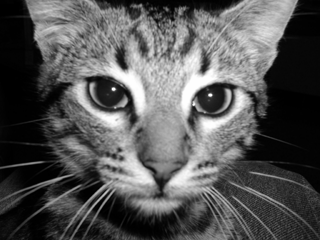
#> input picture TP1/chat.pgm, 320 x 240 px; its folder holds 2 pictures in this run
$ python tp1.py
#> lines starting #> are read from the running program, lines starting #| are printed output that depends on the picture
from math import floor
import matplotlib.pyplot as plt

import numpy as np
from numpy import array, int32


def read_pgm(path):
#> called with path = 'chat.pgm'
    with open(path, 'rb') as pgmf:
        im = plt.imread(pgmf)
#> im is the input picture: shape (240, 320); min 0, max 255, mean 85.4
    return im


# [54 lines left out: functions moyenneGris, ecartypeGris, pgmread, not called in this run]


def pgmwrite(img, filename, maxVal=255, magicNum='P2'):
    img = int32(img).tolist()
    f = open(filename + ".pgm", 'w')
    file = open(filename+".txt", "w+")
    content = str(img)
    file.write(content)
    file.close()
    width = 0
    height = 0
    for row in img:
        height = height + 1
        width = len(row)
    f.write(magicNum + '\n')
    f.write(str(width) + ' ' + str(height) + '\n')
    f.write(str(maxVal) + '\n')
    for i in range(height):
        count = 1
        for j in range(width):
            f.write(str(img[i][j]) + ' ')
            if count >= 17:
                # No line should contain gt 70 chars (17*4=68)
                # Max three chars for pixel plus one space
                count = 1
                f.write('\n')
            else:
                count = count + 1
        f.write('\n')
    f.close()


def histo(img):
    arr = np.zeros(256)
    for row in img:
        for num in row:
            arr[num] += 1
#> after the loop, arr = 256 values, max 3623 at index 1, min 7 at index 255, mean 300
    return arr


def cumule(img):
    arr = histo(img)

    arr_cumul = np.zeros(256)
    arr_cumul[0] = arr[0]
    for i in range(1, len(arr_cumul)):

        arr_cumul[i] = arr[i] + arr_cumul[i-1]
#> after the loop, arr_cumul = 256 values from 2026 to 76800

    return arr_cumul


# Hc / nb pix
def P_cumule(img, width, height):
    arr_cumul = cumule(img)
#> arr_cumul = 256 values from 2026 to 76800
    p_cum = []

    for n in arr_cumul:
        p_cum.append(n/(width*height))
#> this loop made 256 passes
#> n on passes 1 to 3: 2026, 5649, 8312
#> after the loop, p_cum = 256 values from 0.0264 to 1

    return p_cum


# Floor ( 255 * Pc )
def n1(img, width, height):
    pc = P_cumule(img, width, height)
#> pc = 256 values from 0.0264 to 1
    n1_arr = []
    for pi in pc:
        n1_arr.append(floor(pi*255))
#> this loop made 256 passes
#> pi on passes 1 to 3: 0.0264, 0.0736, 0.108
#> after the loop, n1_arr = 256 values from 6 to 255

    return n1_arr


# Heg de i = somme H de j where n1(j) = i
# [10 lines left out: function Heg, not called in this run]


def convert_img(img):
    n1_arr = n1(img, width=img.shape[0], height=img.shape[1])
#> n1_arr = 256 values from 6 to 255

    new_im = np.zeros((img.shape[0], img.shape[1]))

    for i in range(img.shape[0]):
        for j in range(img.shape[1]):
            new_im[i][j] = n1_arr[img[i][j]]
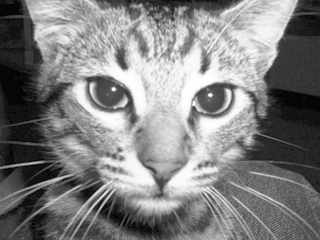
#> new_im: shape (240, 320) float64; min 6, max 255, mean 128.2

    return new_im


# [18 lines left out: function contrast, not called in this run]


im = read_pgm("chat.pgm")
new_im = convert_img(img=im)
plt.imshow(new_im)
pgmwrite(filename="chat_equalized", img=new_im)
#> in pgmwrite, `img = int32(img).tolist()`: img = 240 items
#> after the loop in pgmwrite, `for row in img:`: height = 240


# print(moyenneGris(im), " : ", ecartypeGris(im))
